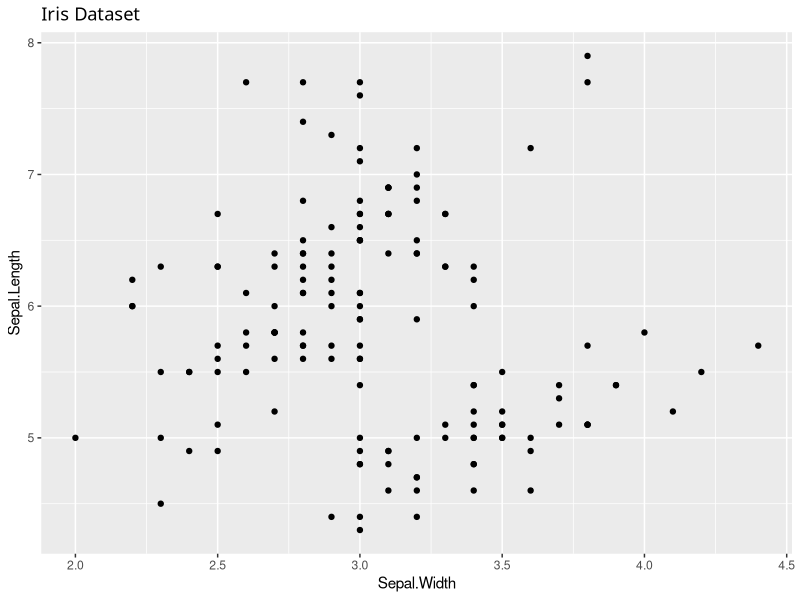

Write the R code that produced this figure.
## ---- chunk 1
library(ggplot2)
ggplot(iris, aes(Sepal.Width, Sepal.Length)) + geom_point() + ggtitle("Iris Dataset") +
theme(plot.title = element_text(family = "Akbar"))
